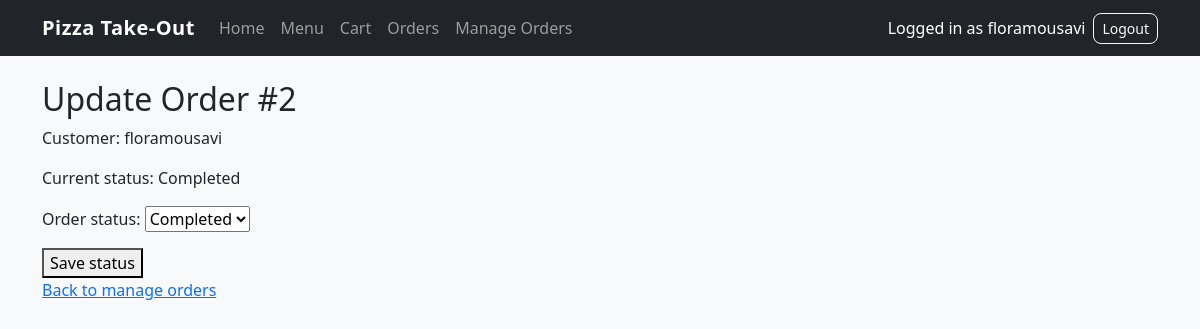
Before: /orders/staff/2/update/ (signed in) with the older database file.
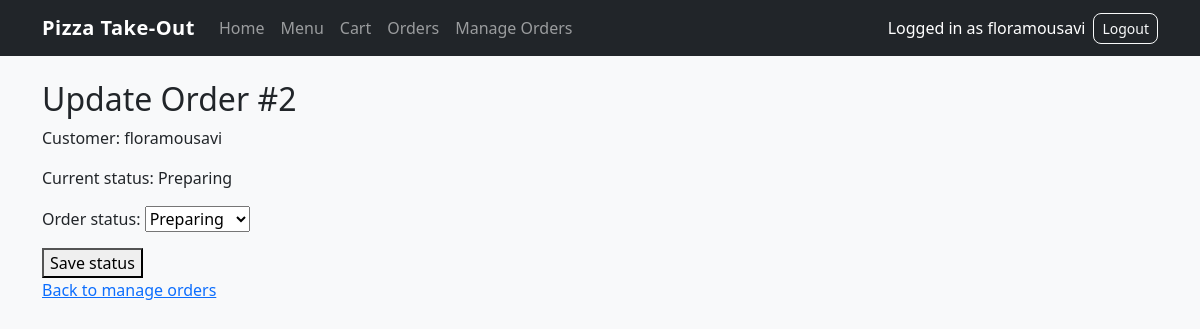
After: the same page with the newer database file.
### orders/models.py (models this page shows, shortened)
class Order(models.Model):
    STATUS_PENDING = "Pending"
    STATUS_PREPARING = "Preparing"
    STATUS_COMPLETED = "Completed"
    STATUS_CHOICES = [
        (STATUS_PENDING, "Pending"),
        (STATUS_PREPARING, "Preparing"),
        (STATUS_COMPLETED, "Completed"),
    ]
    user = models.ForeignKey(
        settings.AUTH_USER_MODEL,
        on_delete=models.CASCADE,
        related_name="orders"
    )
    created_at = models.DateTimeField(auto_now_add=True)
    total_price = models.DecimalField(max_digits=8, decimal_places=2, default=0.00)
    status = models.CharField(max_length=20, choices=STATUS_CHOICES, default=STATUS_PENDING)

### orders/views.py (the view)
# urls.py: path("staff/<int:order_id>/update/", views.update_order_status, name="update_order_status"),
@login_required
@user_passes_test(staff_required)
def update_order_status(request, order_id):
    order = get_object_or_404(Order, id=order_id)
    if request.method == "POST":
        form = OrderStatusForm(request.POST)
        if form.is_valid():
            order.status = form.cleaned_data["status"]
            order.save()
            messages.success(request, f"Order #{order.id} status updated.")
            return redirect("orders:staff_order_list")
    else:
        form = OrderStatusForm(initial={"status": order.status})
    return render(
        request,
        "orders/update_order_status.html",
        {
            "order": order,
            "form": form,
        },
    )

### orders/forms.py
class OrderStatusForm(forms.Form):
    status = forms.ChoiceField(
        choices=[
            ("Pending", "Pending"),
            ("Preparing", "Preparing"),
            ("Completed", "Completed"),
        ],
        label="Order status"
    )

### orders/views.py (called while the page is built)
def staff_required(user):
    return user.is_staff

### orders/templates/orders/update_order_status.html (shortened to what this page needs)
{% extends "base.html" %}
{% block content %}
    <h2>Update Order #{{ order.id }}</h2>
    <p>Customer: {{ order.user.username }}</p>
    <p>Current status: {{ order.status }}</p>
    <form method="post">
        {{ form.as_p }}
        <button type="submit">Save status</button>
    </form>
    <p>
        <a href="{% url 'orders:staff_order_list' %}">Back to manage orders</a>
    </p>
{% endblock %}

Changed rows visible on the page:
changed Order "floramousavi": status "Completed" → "Preparing"
Other visible differences:
form field status: "Completed" → "Preparing"
